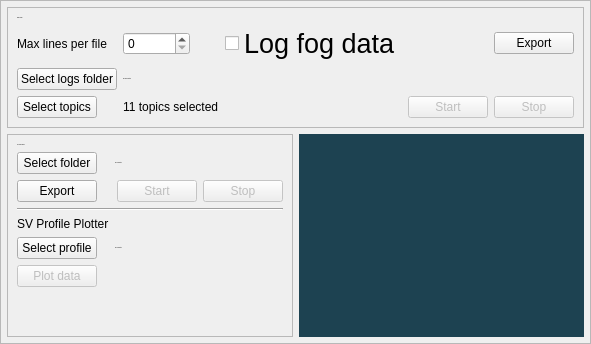
         <widget class="QWidget" name="logger_widget">
          <property name="styleSheet">
           <string notr="true"/>
          </property>
          <layout class="QGridLayout" name="gridLayout">
           <property name="sizeConstraint">
            <enum>QLayout::SetDefaultConstraint</enum>
           </property>
           <property name="leftMargin">
            <number>0</number>
           </property>
           <property name="topMargin">
            <number>0</number>
           </property>
           <property name="rightMargin">
            <number>0</number>
           </property>
           <property name="bottomMargin">
            <number>0</number>
           </property>
           <item row="0" column="0">
            <widget class="QFrame" name="frame_9">
             <property name="styleSheet">
              <string notr="true"/>
             </property>
             <property name="frameShape">
              <enum>QFrame::StyledPanel</enum>
             </property>
             <property name="frameShadow">
              <enum>QFrame::Raised</enum>
             </property>
             <layout class="QGridLayout" name="gridLayout_15" rowstretch="0,1" columnstretch="1,1">
              <property name="leftMargin">
               <number>6</number>
              </property>
              <property name="topMargin">
               <number>6</number>
              </property>
              <property name="rightMargin">
               <number>6</number>
              </property>
              <property name="bottomMargin">
               <number>6</number>
              </property>
              <property name="spacing">
               <number>6</number>
              </property>
              <item row="0" column="0" colspan="2" alignment="Qt::AlignTop">
               <widget class="QFrame" name="frame_10">
                <property name="styleSheet">
                 <string notr="true"/>
                </property>
                <property name="frameShape">
                 <enum>QFrame::StyledPanel</enum>
                </property>
                <property name="frameShadow">
                 <enum>QFrame::Raised</enum>
                </property>
                <property name="bg" stdset="0">
                 <string>dark</string>
                </property>
                <layout class="QGridLayout" name="gridLayout_6" columnstretch="0,1,3,0,0">
                 <property name="horizontalSpacing">
                  <number>-1</number>
                 </property>
                 <item row="4" column="1" alignment="Qt::AlignLeft">
                  <widget class="QLabel" name="topic_selected_counter_label">
                   <property name="text">
                    <string>11 topics selected</string>
                   </property>
                   <property name="bg" stdset="0">
                    <string>none</string>
                   </property>
                  </widget>
                 </item>
                 <item row="0" column="0">
                  <widget class="QLabel" name="label_31">
                   <property name="font">
                    <font>
                     <pointsize>-1</pointsize>
                    </font>
                   </property>
                   <property name="text">
                    <string>Main Logger</string>
                   </property>
                   <property name="bg" stdset="0">
                    <string>none</string>
                   </property>
                  </widget>
                 </item>
                 <item row="2" column="1" colspan="4">
                  <widget class="QLabel" name="selected_log_folder_path_label">
                   <property name="minimumSize">
                    <size>
                     <width>348</width>
                     <height>0</height>
                    </size>
                   </property>
                   <property name="font">
                    <font>
                     <pointsize>-1</pointsize>
                    </font>
                   </property>
                   <property name="acceptDrops">
                    <bool>true</bool>
                   </property>
                   <property name="styleSheet">
                    <string notr="true"/>
                   </property>
                   <property name="text">
                    <string>No folder selected </string>
                   </property>
                   <property name="scaledContents">
                    <bool>true</bool>
                   </property>
                   <property name="wordWrap">
                    <bool>false</bool>
                   </property>
                   <property name="bg" stdset="0">
                    <string>none</string>
                   </property>
                  </widget>
                 </item>
                 <item row="4" column="4" alignment="Qt::AlignRight">
                  <widget class="QPushButton" name="stop_logger_btn">
                   <property name="enabled">
                    <bool>false</bool>
                   </property>
                   <property name="cursor">
                    <cursorShape>PointingHandCursor</cursorShape>
                   </property>
                   <property name="text">
                    <string>Stop</string>
                   </property>
                   <property name="bg" stdset="0">
                    <string>primary</string>
                   </property>
                  </widget>
                 </item>
                 <item row="4" column="0" alignment="Qt::AlignLeft">
                  <widget class="QPushButton" name="select_topic_btn">
                   <property name="cursor">
                    <cursorShape>PointingHandCursor</cursorShape>
                   </property>
                   <property name="text">
                    <string>Select topics</string>
                   </property>
                   <property name="bg" stdset="0">
                    <string>primary</string>
                   </property>
                  </widget>
                 </item>
                 <item row="2" column="0" alignment="Qt::AlignLeft">
                  <widget class="QPushButton" name="select_log_folder_btn">
                   <property name="cursor">
                    <cursorShape>PointingHandCursor</cursorShape>
                   </property>
                   <property name="text">
                    <string>Select logs folder</string>
                   </property>
                   <property name="bg" stdset="0">
                    <string>primary</string>
                   </property>
                  </widget>
                 </item>
                 <item row="1" column="1" alignment="Qt::AlignLeft">
                  <widget class="QSpinBox" name="max_line_selector">
                   <property name="styleSheet">
                    <string notr="true"/>
                   </property>
                   <property name="minimum">
                    <number>0</number>
                   </property>
                   <property name="maximum">
                    <number>10000000</number>
                   </property>
                  </widget>
                 </item>
                 <item row="1" column="4" alignment="Qt::AlignRight">
                  <widget class="QPushButton" name="export_btn">
                   <property name="enabled">
                    <bool>true</bool>
                   </property>
                   <property name="cursor">
                    <cursorShape>PointingHandCursor</cursorShape>
                   </property>
                   <property name="styleSheet">
                    <string notr="true"/>
                   </property>
                   <property name="text">
                    <string>Export</string>
                   </property>
                   <property name="bg" stdset="0">
                    <string>info</string>
                   </property>
                  </widget>
                 </item>
                 <item row="4" column="3" alignment="Qt::AlignRight">
                  <widget class="QPushButton" name="start_logger_btn">
                   <property name="enabled">
                    <bool>false</bool>
                   </property>
                   <property name="cursor">
                    <cursorShape>PointingHandCursor</cursorShape>
                   </property>
                   <property name="text">
                    <string>Start</string>
                   </property>
                   <property name="bg" stdset="0">
                    <string>primary</string>
                   </property>
                  </widget>
                 </item>
                 <item row="1" column="0" alignment="Qt::AlignLeft">
                  <widget class="QLabel" name="label">
                   <property name="text">
                    <string>Max lines per file</string>
                   </property>
                   <property name="bg" stdset="0">
                    <string>none</string>
                   </property>
                  </widget>
                 </item>
                 <item row="1" column="2">
                  <widget class="QCheckBox" name="log_fog_data_checkbox">
                   <property name="font">
                    <font>
                     <pointsize>20</pointsize>
                    </font>
                   </property>
                   <property name="styleSheet">
                    <string notr="true">background: none;</string>
                   </property>
                   <property name="text">
                    <string>Log fog data</string>
                   </property>
                   <property name="tristate">
                    <bool>false</bool>
                   </property>
                  </widget>
                 </item>
                </layout>
               </widget>
              </item>
              <item row="1" column="0">
               <widget class="QFrame" name="frame_11">
                <property name="maximumSize">
                 <size>
                  <width>420</width>
                  <height>16777215</height>
                 </size>
                </property>
                <property name="frameShape">
                 <enum>QFrame::StyledPanel</enum>
                </property>
                <property name="frameShadow">
                 <enum>QFrame::Raised</enum>
                </property>
                <property name="bg" stdset="0">
                 <string>dark</string>
                </property>
                <layout class="QGridLayout" name="gridLayout_14" rowstretch="0,0,0,0,0,0,0,0" columnstretch="0,1,0">
                 <item row="2" column="1" alignment="Qt::AlignRight">
                  <widget class="QPushButton" name="start_svlogger_btn">
                   <property name="enabled">
                    <bool>false</bool>
                   </property>
                   <property name="cursor">
                    <cursorShape>PointingHandCursor</cursorShape>
                   </property>
                   <property name="text">
                    <string>Start</string>
                   </property>
                   <property name="bg" stdset="0">
                    <string>primary</string>
                   </property>
                  </widget>
                 </item>
                 <item row="3" column="0" colspan="3">
                  <widget class="Line" name="line_14">
                   <property name="orientation">
                    <enum>Qt::Horizontal</enum>
                   </property>
                  </widget>
                 </item>
                 <item row="2" column="2" alignment="Qt::AlignRight">
                  <widget class="QPushButton" name="stop_svlogger_btn">
                   <property name="enabled">
                    <bool>false</bool>
                   </property>
                   <property name="cursor">
                    <cursorShape>PointingHandCursor</cursorShape>
                   </property>
                   <property name="text">
                    <string>Stop</string>
                   </property>
                   <property name="bg" stdset="0">
                    <string>primary</string>
                   </property>
                  </widget>
                 </item>
                 <item row="5" column="0" alignment="Qt::AlignLeft">
                  <widget class="QPushButton" name="select_profile_btn">
                   <property name="cursor">
                    <cursorShape>PointingHandCursor</cursorShape>
                   </property>
                   <property name="text">
                    <string>Select profile</string>
                   </property>
                   <property name="bg" stdset="0">
                    <string>primary</string>
                   </property>
                  </widget>
                 </item>
                 <item row="5" column="1" colspan="2">
                  <widget class="QLabel" name="selected_profile_path_label">
                   <property name="maximumSize">
                    <size>
                     <width>238</width>
                     <height>16777215</height>
                    </size>
                   </property>
                   <property name="font">
                    <font>
                     <pointsize>-1</pointsize>
                    </font>
                   </property>
                   <property name="acceptDrops">
                    <bool>true</bool>
                   </property>
                   <property name="styleSheet">
                    <string notr="true"/>
                   </property>
                   <property name="text">
                    <string>No file selected</string>
                   </property>
                   <property name="bg" stdset="0">
                    <string>none</string>
                   </property>
                  </widget>
                 </item>
                 <item row="7" column="0">
                  <spacer name="verticalSpacer_2">
                   <property name="orientation">
                    <enum>Qt::Vertical</enum>
                   </property>
                   <property name="sizeHint" stdset="0">
                    <size>
                     <width>20</width>
                     <height>40</height>
                    </size>
                   </property>
                  </spacer>
                 </item>
                 <item row="6" column="0" alignment="Qt::AlignLeft">
                  <widget class="QPushButton" name="plot_profile_btn">
                   <property name="enabled">
                    <bool>false</bool>
                   </property>
                   <property name="cursor">
                    <cursorShape>PointingHandCursor</cursorShape>
                   </property>
                   <property name="text">
                    <string>Plot data</string>
                   </property>
                   <property name="bg" stdset="0">
                    <string>info</string>
                   </property>
                  </widget>
                 </item>
                 <item row="1" column="1" colspan="2">
                  <widget class="QLabel" name="selected_svlog_folder_path_label">
                   <property name="font">
                    <font>
                     <pointsize>-1</pointsize>
                    </font>
                   </property>
                   <property name="acceptDrops">
                    <bool>true</bool>
                   </property>
                   <property name="styleSheet">
                    <string notr="true"/>
                   </property>
                   <property name="text">
                    <string>No file selected</string>
                   </property>
                   <property name="bg" stdset="0">
                    <string>none</string>
                   </property>
                  </widget>
                 </item>
                 <item row="0" column="0" alignment="Qt::AlignTop">
                  <widget class="QLabel" name="label_32">
                   <property name="font">
                    <font>
                     <pointsize>-1</pointsize>
                    </font>
                   </property>
                   <property name="text">
                    <string>SV Profile Logger</string>
                   </property>
                   <property name="bg" stdset="0">
                    <string>none</string>
                   </property>
                  </widget>
                 </item>
                 <item row="1" column="0" alignment="Qt::AlignLeft">
                  <widget class="QPushButton" name="select_svlog_folder_btn">
                   <property name="enabled">
                    <bool>true</bool>
                   </property>
                   <property name="cursor">
                    <cursorShape>PointingHandCursor</cursorShape>
                   </property>
                   <property name="styleSheet">
                    <string notr="true"/>
                   </property>
                   <property name="text">
                    <string>Select folder</string>
                   </property>
                   <property name="bg" stdset="0">
                    <string>primary</string>
                   </property>
                  </widget>
                 </item>
                 <item row="2" column="0" alignment="Qt::AlignLeft">
                  <widget class="QPushButton" name="export_sv_profile_btn">
                   <property name="enabled">
                    <bool>true</bool>
                   </property>
                   <property name="cursor">
                    <cursorShape>PointingHandCursor</cursorShape>
                   </property>
                   <property name="styleSheet">
                    <string notr="true"/>
                   </property>
                   <property name="text">
                    <string>Export</string>
                   </property>
                   <property name="bg" stdset="0">
                    <string>info</string>
                   </property>
                  </widget>
                 </item>
                 <item row="4" column="0">
                  <widget class="QLabel" name="label_67">
                   <property name="text">
                    <string>SV Profile Plotter</string>
                   </property>
                   <property name="bg" stdset="0">
                    <string>none</string>
                   </property>
                  </widget>
                 </item>
                </layout>
               </widget>
              </item>
              <item row="1" column="1">
               <widget class="PlotWidget" name="sv_profile_plot" native="true">
                <property name="styleSheet">
                 <string notr="true">background-color: rgb(29, 66, 81);</string>
                </property>
               </widget>
              </item>
             </layout>
            </widget>
           </item>
          </layout>
         </widget>
